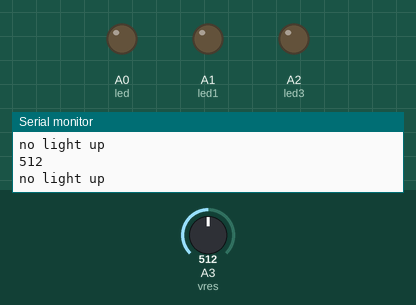
Simulated run of this sketch. Board: Arduino Uno, built with avr-gcc and run on an emulated ATmega328P. Shown: output pins drawn as LEDs (lit = HIGH), the last lines printed to the serial monitor. The inputs (shaded band) are chosen by the test bench; at power-on: A3 (vres) = 512.

Above: at 1.2 s.
1.3 s: A3 (vres) set to 489
At 2.6 s:
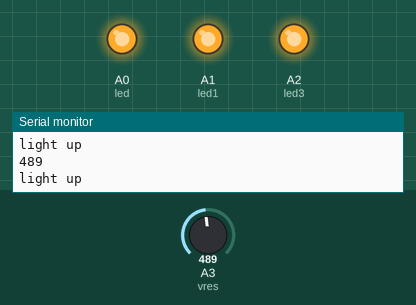
2.9 s: A3 (vres) set to 458
4.4 s: A3 (vres) set to 444
At 5.4 s:
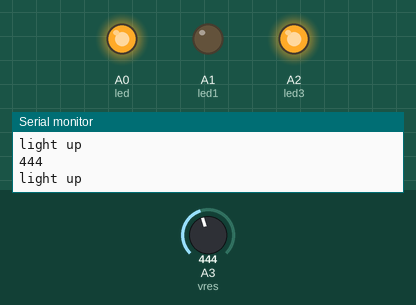
6.0 s: A3 (vres) set to 510
At 6.9 s:
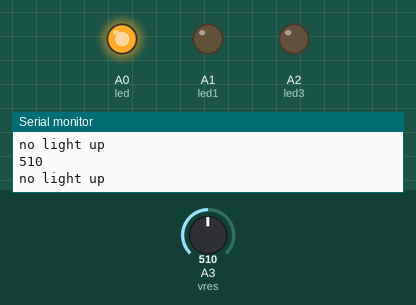
7.6 s: A3 (vres) set to 490
At 8.4 s:
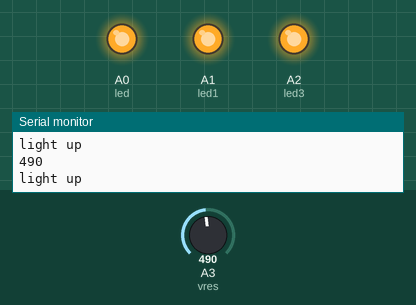
Timing chart, 0 to 10.2 s (numbered marks = the images above; inputs shaded):
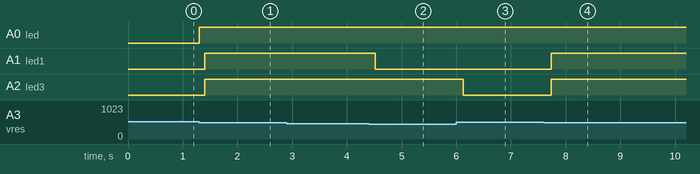

Measured:
- the behaviour switches between 500 and 499 on A3 (vres) (found by bisection; images 0 and 1)
- the behaviour switches between 452 and 451 on A3 (vres) (found by bisection; images 1 and 2)
- after the input at 1.3 s, A0 (led): LOW → HIGH at once; A1 (led1), A2 (led3): LOW → HIGH after 0.11 s
- after the input at 4.4 s, A1 (led1): HIGH → LOW after 0.12 s
- after the input at 6.0 s, A2 (led3): HIGH → LOW after 0.13 s
- after the input at 7.6 s, A1 (led1), A2 (led3): LOW → HIGH after 0.13 s

The sketch:

ldrrgb.ino
```cpp
const int vres=A3, led=A0, led1=A1, led3=A2;
int sen=0;

void setup()
{
  pinMode(led, OUTPUT);
  pinMode(led1, OUTPUT);
  pinMode(led3, OUTPUT);
  Serial.begin(9600);
  pinMode(vres,INPUT);
}

void loop()
{
  rbg();
  read();
}

void read(){
sen=analogRead(vres);
Serial.println(sen);
  if(sen < 500){
    analogWrite(led,(1023-sen));
    Serial.println("light up");
  }
  else {
    sen=0;
    Serial.println("no light up");
  }
  delay(100);
}

void rbg()
{
  int red,blue,green;
  red=(100*2+sen*3)/100+sen/4;
  blue=-sen+1023+2*sen;
  green=10+(sen/2)^2;
  limit(red);
  limit(blue);
  limit(green);
  analogWrite(led1,red); //red
  analogWrite(led3,blue); //blue
  analogWrite(led3,green); //green
}

void limit(int i){
  if (i > 1022) i=1023;
  if (i < 1) i=0;
}
```
